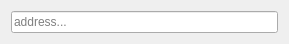
<?xml version="1.0" encoding="UTF-8"?>
<ui version="4.0">
 <class>Form</class>
 <widget class="QWidget" name="Form">
  <property name="geometry">
   <rect>
    <x>0</x>
    <y>0</y>
    <width>289</width>
    <height>38</height>
   </rect>
  </property>
  <property name="windowTitle">
   <string>Form</string>
  </property>
  <layout class="QGridLayout" name="gridLayout">
   <item row="0" column="1">
    <widget class="QLineEdit" name="addressLineEdit">
     <property name="text">
      <string/>
     </property>
     <property name="placeholderText">
      <string>address...</string>
     </property>
    </widget>
   </item>
  </layout>
 </widget>
 <resources/>
 <connections/>
</ui>
